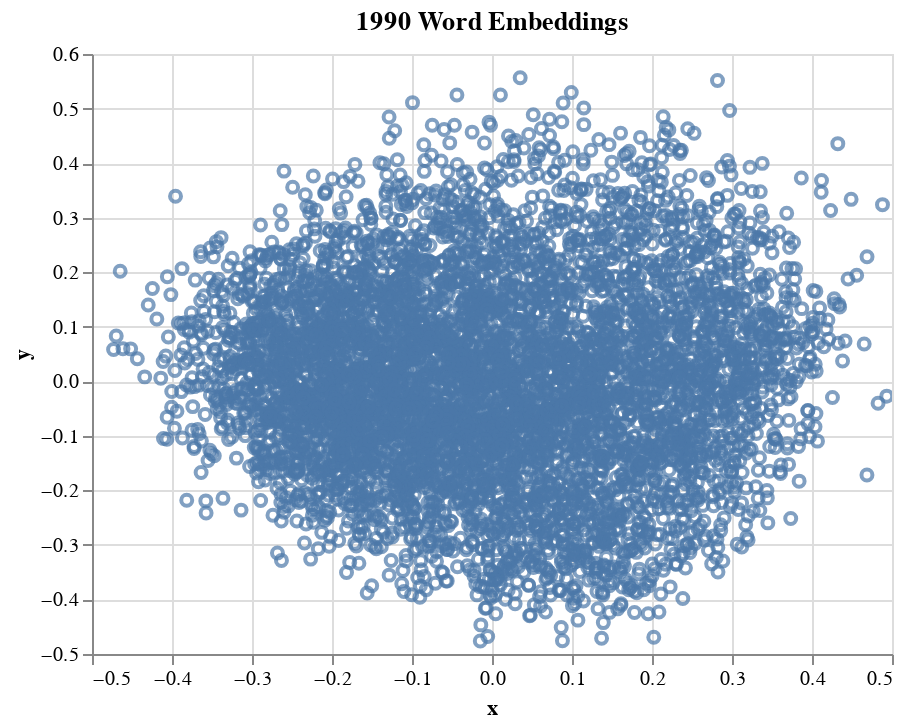

Write notebook code for a chart like this one.
### Code cell
plot_reduction(emb_1990, words, apply_pca, '1990 Word Embeddings')

### Figure 1 — Vega-Lite specification as saved in the notebook (floating-point values rounded to 4 significant figures; data arrays with more than 128 entries replaced by an {"elided": "..."} marker saying what was removed)
{"config": {"view": {"continuousWidth": 400, "continuousHeight": 300}}, "data": {"name": "data-7212d2184985d8aff8755dcf9a72f9ee"}, "mark": "point", "encoding": {"tooltip": [{"type": "nominal", "field": "word"}], "x": {"type": "quantitative", "field": "x"}, "y": {"type": "quantitative", "field": "y"}}, "selection": {"selector002": {"type": "interval", "bind": "scales", "encodings": ["x", "y"]}}, "title": "1990 Word Embeddings", "$schema": "https://vega.github.io/schema/vega-lite/v4.8.1.json", "datasets": {"data-7212d2184985d8aff8755dcf9a72f9ee": {"elided": "6121 records"}}}
